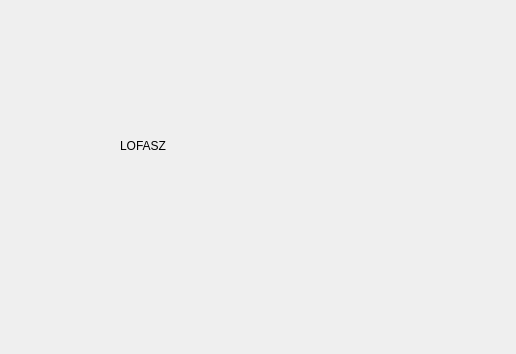
<?xml version="1.0" encoding="UTF-8"?>
<ui version="4.0">
 <class>CalibrationWindow</class>
 <widget class="QDialog" name="CalibrationWindow">
  <property name="geometry">
   <rect>
    <x>0</x>
    <y>0</y>
    <width>516</width>
    <height>354</height>
   </rect>
  </property>
  <property name="windowTitle">
   <string>Dialog</string>
  </property>
  <widget class="QLabel" name="label">
   <property name="geometry">
    <rect>
     <x>120</x>
     <y>90</y>
     <width>221</width>
     <height>111</height>
    </rect>
   </property>
   <property name="text">
    <string>LOFASZ</string>
   </property>
  </widget>
 </widget>
 <resources/>
 <connections/>
</ui>
